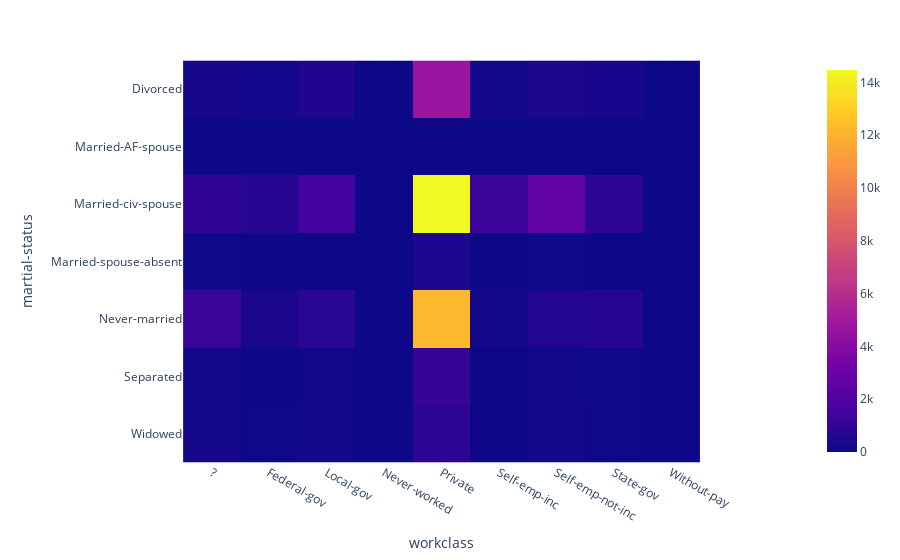

Notebook code cell kept with this figure:
### Code cell
occupation_race_ct = pd.crosstab(data['martial-status'], data['workclass'])
fig = px.imshow(occupation_race_ct)
fig.show()

### Figure 1 — Plotly figure (JSON) as saved in the notebook; plotly's stock layout.template omitted (floating-point values rounded to 4 significant figures)
{"data": [{"coloraxis": "coloraxis", "hovertemplate": "workclass: %{x}<br>martial-status: %{y}<br>color: %{z}<extra></extra>", "name": "0", "type": "heatmap", "x": ["?", "Federal-gov", "Local-gov", "Never-worked", "Private", "Self-emp-inc", "Self-emp-not-inc", "State-gov", "Without-pay"], "xaxis": "x", "y": ["Divorced", "Married-AF-spouse", "Married-civ-spouse", "Married-spouse-absent", "Never-married", "Separated", "Widowed"], "yaxis": "y", "z": [[269, 238, 529, 1, 4702, 146, 432, 316, 0], [5, 3, 0, 0, 24, 0, 3, 2, 0], [927, 721, 1536, 1, 14473, 1264, 2554, 890, 13], [44, 15, 33, 1, 453, 8, 48, 25, 1], [1235, 368, 798, 7, 12243, 211, 613, 636, 6], [97, 39, 100, 0, 1119, 25, 85, 65, 0], [222, 48, 140, 0, 892, 41, 127, 47, 1]]}], "layout": {"coloraxis": {"colorscale": [[0, "#0d0887"], [0.1111, "#46039f"], [0.2222, "#7201a8"], [0.3333, "#9c179e"], [0.4444, "#bd3786"], [0.5556, "#d8576b"], [0.6667, "#ed7953"], [0.7778, "#fb9f3a"], [0.8889, "#fdca26"], [1, "#f0f921"]]}, "margin": {"t": 60}, "xaxis": {"anchor": "y", "constrain": "domain", "domain": [0, 1], "scaleanchor": "y", "title": {"text": "workclass"}}, "yaxis": {"anchor": "x", "autorange": "reversed", "constrain": "domain", "domain": [0, 1], "title": {"text": "martial-status"}}}}
